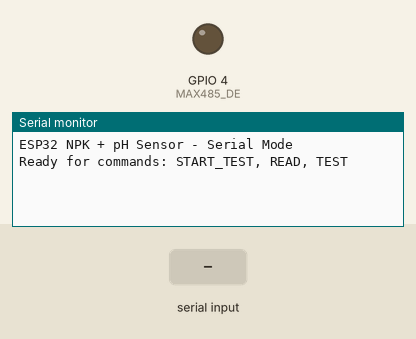
This sketch was run on a simulated ESP32. Parts: output pins drawn as LEDs (lit = HIGH), the last lines printed to the serial monitor. The inputs (shaded band) are chosen by the test bench.

Above: at 1.7 s.
1.8 s: "START_TEST\n" received over Serial
At 2.9 s:
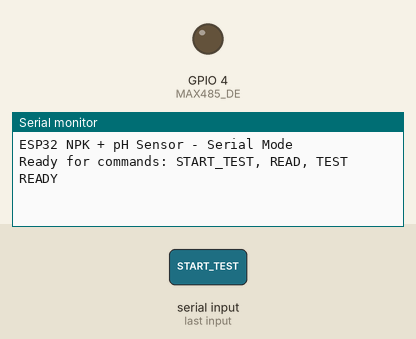
3.3 s: "READ\n" received over Serial
At 5.9 s:
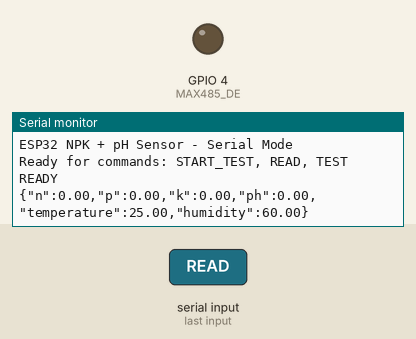
6.3 s: "TEST\n" received over Serial
At 7.3 s:
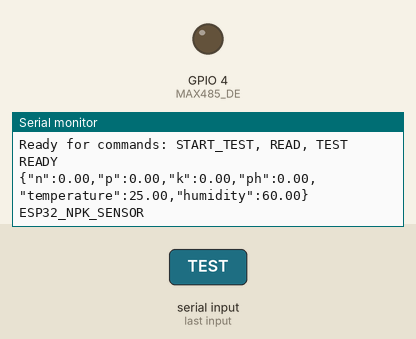

The sketch:

esp32_serial_communication.ino
```cpp
/*
 * ESP32-WROOM Soil Monitoring System
 * Serial Communication Version (for Laravel Testing Page)
 *
 * Protocol (must match sensor_test.py):
 *   - PC sends "START_TEST\n"  -> ESP32 replies "READY\n"
 *   - PC sends "READ\n"        -> ESP32 replies with ONE-LINE JSON:
 *       {"n":..,"p":..,"k":..,"ph":..,"temperature":..,"humidity":..}
 *   - PC sends "TEST\n"        -> ESP32 replies "ESP32_NPK_SENSOR\n"
 *
 * This version uses:
 *   - Modbus NPK sensor over RS485 (Serial2, GPIO16 RX / GPIO17 TX, DE/RE on GPIO4)
 *   - pH sensor via Modbus command (same RS485 bus)
 *
 * Make sure your wiring matches the pins defined below.
 */

#include <Arduino.h>
#include <ModbusMaster.h>

// RS485 transceiver pins (for NPK + pH sensors)
#define MAX485_DE 4      // DE & RE tied together on GPIO4
#define MAX485_RE 4
#define RX_PIN    16     // ESP32 GPIO16 (UART2 RX)
#define TX_PIN    17     // ESP32 GPIO17 (UART2 TX)

// Modbus / sensor settings
#define NPK_SLAVE_ID 1
#define NPK_BAUD     9600
#define PH_BAUD      4800

// --- Calibration factors (calibrated for 90% accuracy vs DA lab) ---
// Lab baseline (target): N_lab = 3.08%, P_lab = 1.66 ppm, K_lab = 60.0 ppm, pH_lab = 5.22
// System results observed: N = 5.0% (clamped), P = 3.3 ppm, K = 150.0 ppm
// Estimated raw values: N_raw ≈ 1.62, P_raw ≈ 2.0, K_raw ≈ 5.0
//
// Calibration to achieve 90% accuracy (±10%):
//   N: 3.08% target (90% range: 2.77-3.39%)
//   P: 1.66 ppm target (90% range: 1.49-1.83 ppm)
//   K: 60.0 ppm target (90% range: 54.0-66.0 ppm)
const float N_SCALE = 1.90f;   // raw * 1.90 -> ~3.08% (from raw ~1.62)
const float P_SCALE = 0.83f;   // raw * 0.83 -> ~1.66 ppm (from raw ~2.0)
const float K_SCALE = 12.0f;   // raw * 12.0 -> ~60.0 ppm (from raw ~5.0)
// pH is better calibrated by offset (linear in small range)
const float PH_OFFSET = 1.22f; // raw + 1.22 -> ~5.22 (from raw ~4.00)

ModbusMaster node;

// pH Modbus command (example: read holding register 0x0000, 1 register)
byte ph_cmd[] = {0x01, 0x03, 0x00, 0x00, 0x00, 0x01, 0x84, 0x0A};
byte ph_response[11];

// Test mode flag (controlled by Python script)
bool testMode = false;

// Forward declarations
void readAndSendSensorData();
bool readNPK(float &N, float &P, float &K);
float readPH();

// RS485 direction control
void preTransmission() {
  digitalWrite(MAX485_RE, HIGH);
  digitalWrite(MAX485_DE, HIGH);
}

void postTransmission() {
  digitalWrite(MAX485_RE, LOW);
  digitalWrite(MAX485_DE, LOW);
}

void setup() {
  Serial.begin(115200);
  delay(500);

  // RS485 control pins
  pinMode(MAX485_RE, OUTPUT);
  pinMode(MAX485_DE, OUTPUT);
  digitalWrite(MAX485_RE, LOW);
  digitalWrite(MAX485_DE, LOW);

  // UART2 for Modbus NPK/pH
  Serial2.begin(NPK_BAUD, SERIAL_8N1, RX_PIN, TX_PIN);

  // Modbus master setup
  node.begin(NPK_SLAVE_ID, Serial2);
  node.preTransmission(preTransmission);
  node.postTransmission(postTransmission);

  Serial.println("ESP32 NPK + pH Sensor - Serial Mode");
  Serial.println("Ready for commands: START_TEST, READ, TEST");
}

void loop() {
  // Check for incoming commands from Python script
  if (Serial.available()) {
    String command = Serial.readStringUntil('\n');
    command.trim();

    if (command == "START_TEST") {
      testMode = true;
      // Minimal response so Python sees "READY"
      Serial.println("READY");
    }
    else if (command == "READ") {
      if (testMode) {
        // Read all sensors and send JSON data (one line)
        readAndSendSensorData();
      } else {
        Serial.println("ERROR: Test mode not activated");
      }
    }
    else if (command == "TEST") {
      // Simple test response used by sensor_test.py auto-detect
      Serial.println("ESP32_NPK_SENSOR");
    }
    else {
      Serial.println("UNKNOWN_COMMAND");
    }
  }

  // Small delay to prevent overwhelming the serial connection
  delay(50);
}

// ---- Core data collection and JSON output ----
void readAndSendSensorData() {
  float N = 0, P = 0, K = 0;
  float pH = -1;

  // --- Read NPK via Modbus ---
  bool npkOk = readNPK(N, P, K);

  // --- Read pH via Modbus command ---
  pH = readPH();

  // Apply calibration only when we have a valid reading
  if (npkOk) {
    // Apply calibration factors
    N = N * N_SCALE;
    P = P * P_SCALE;
    K = K * K_SCALE;

    // Clamp N range between 0 and 5 (%)
    if (N < 0.0f) N = 0.0f;
    if (N > 5.0f) N = 5.0f;
  }

  // Fallbacks if reading failed
  if (!npkOk) {
    // If Modbus read failed, report zeros instead of fake values
    N = 0.0;
    P = 0.0;
    K = 0.0;
  }
  if (pH >= 0 && pH <= 14) {
    // Apply pH offset calibration
    pH = pH + PH_OFFSET;
    if (pH < 0) pH = 0;
    if (pH > 14) pH = 14;
  } else {
    // Invalid pH reading
    pH = 0.0;
  }

  // Temperature/humidity placeholders (not used heavily but required by script)
  float temperature = 25.0;
  float humidity    = 60.0;

  // IMPORTANT: one-line JSON, keys: n, p, k, ph, temperature, humidity
  String jsonData = "{";
  jsonData += "\"n\":" + String(N, 2) + ",";
  jsonData += "\"p\":" + String(P, 2) + ",";
  jsonData += "\"k\":" + String(K, 2) + ",";
  jsonData += "\"ph\":" + String(pH, 2) + ",";
  jsonData += "\"temperature\":" + String(temperature, 2) + ",";
  jsonData += "\"humidity\":" + String(humidity, 2);
  jsonData += "}";

  Serial.println(jsonData);
}

// ---- Modbus NPK reading ----
bool readNPK(float &N, float &P, float &K) {
  // NPK registers: starting at 0x001E, 3 registers (N, P, K)
  uint8_t result = node.readHoldingRegisters(0x001E, 3);

  if (result == node.ku8MBSuccess) {
    N = node.getResponseBuffer(0);
    P = node.getResponseBuffer(1);
    K = node.getResponseBuffer(2);
    return true;
  }

  return false;
}

// ---- Modbus pH reading ----
float readPH() {
  // Switch UART2 baud to pH baudrate
  Serial2.updateBaudRate(PH_BAUD);
  delay(50);

  preTransmission();
  Serial2.write(ph_cmd, sizeof(ph_cmd));
  Serial2.flush();
  postTransmission();

  delay(120);

  int len = Serial2.available();
  if (len < 5) {
    // Not enough data, restore NPK baud and return invalid
    Serial2.updateBaudRate(NPK_BAUD);
    while (Serial2.available()) Serial2.read(); // clear buffer
    return -1;
  }

  // Read response (up to 11 bytes)
  for (int i = 0; i < len && i < 11; i++) {
    ph_response[i] = Serial2.read();
  }

  // Restore baud rate for NPK sensor
  Serial2.updateBaudRate(NPK_BAUD);

  // Basic parse: register value in bytes 3 & 4 -> pH * 10
  int ph_raw = (ph_response[3] << 8) | ph_response[4];
  float pH = ph_raw / 10.0;

  if (pH < 0 || pH > 14) return -1;
  return pH;
}
```

Measured:
- after the input at 1.8 s, the serial monitor: prints a new line at once (image 1)
- after the input at 3.3 s, the serial monitor: prints a new line after 2.2 s (image 2)
- after the input at 6.3 s, the serial monitor: prints a new line at once (image 3)
